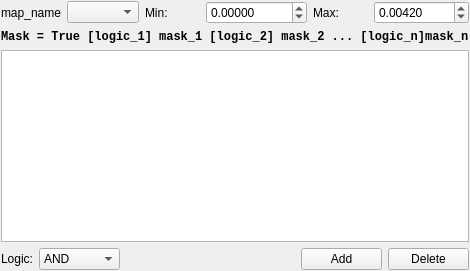
           <widget class="QWidget" name="tab6">
            <attribute name="title">
             <string>Parametrization</string>
            </attribute>
            <layout class="QGridLayout" name="gridLayout_28">
             <property name="leftMargin">
              <number>1</number>
             </property>
             <property name="topMargin">
              <number>1</number>
             </property>
             <property name="rightMargin">
              <number>1</number>
             </property>
             <property name="bottomMargin">
              <number>1</number>
             </property>
             <item row="3" column="1">
              <widget class="QComboBox" name="comboBox_param_logic">
               <item>
                <property name="text">
                 <string>AND</string>
                </property>
               </item>
               <item>
                <property name="text">
                 <string>OR</string>
                </property>
               </item>
               <item>
                <property name="text">
                 <string>NOT</string>
                </property>
               </item>
              </widget>
             </item>
             <item row="3" column="0">
              <widget class="QLabel" name="label_2">
               <property name="sizePolicy">
                <sizepolicy hsizetype="Fixed" vsizetype="Preferred">
                 <horstretch>0</horstretch>
                 <verstretch>0</verstretch>
                </sizepolicy>
               </property>
               <property name="text">
                <string>Logic:</string>
               </property>
              </widget>
             </item>
             <item row="2" column="0" colspan="6">
              <widget class="QTableView" name="tableView">
               <property name="sizePolicy">
                <sizepolicy hsizetype="Expanding" vsizetype="Preferred">
                 <horstretch>0</horstretch>
                 <verstretch>1</verstretch>
                </sizepolicy>
               </property>
              </widget>
             </item>
             <item row="1" column="0" colspan="6">
              <widget class="QLabel" name="label_42">
               <property name="font">
                <font>
                 <family>Consolas</family>
                 <bold>true</bold>
                </font>
               </property>
               <property name="text">
                <string>Mask = True [logic_1] mask_1 [logic_2] mask_2 ... [logic_n]mask_n</string>
               </property>
              </widget>
             </item>
             <item row="0" column="0" colspan="6">
              <layout class="QHBoxLayout" name="horizontalLayout_4">
               <item>
                <widget class="QLabel" name="label_29">
                 <property name="sizePolicy">
                  <sizepolicy hsizetype="Minimum" vsizetype="Minimum">
                   <horstretch>0</horstretch>
                   <verstretch>0</verstretch>
                  </sizepolicy>
                 </property>
                 <property name="text">
                  <string>map_name</string>
                 </property>
                </widget>
               </item>
               <item>
                <widget class="QComboBox" name="comboBox_param_xmap_name"/>
               </item>
               <item>
                <widget class="QLabel" name="label_param_minval">
                 <property name="sizePolicy">
                  <sizepolicy hsizetype="Expanding" vsizetype="Preferred">
                   <horstretch>0</horstretch>
                   <verstretch>0</verstretch>
                  </sizepolicy>
                 </property>
                 <property name="text">
                  <string>Min:</string>
                 </property>
                </widget>
               </item>
               <item>
                <widget class="QDoubleSpinBox" name="doubleSpinBox_param_vbeg">
                 <property name="decimals">
                  <number>5</number>
                 </property>
                 <property name="minimum">
                  <double>-99999.000000000000000</double>
                 </property>
                 <property name="maximum">
                  <double>99999.000000000000000</double>
                 </property>
                 <property name="value">
                  <double>0.000000000000000</double>
                 </property>
                </widget>
               </item>
               <item>
                <widget class="QLabel" name="label_param_maxval">
                 <property name="sizePolicy">
                  <sizepolicy hsizetype="Expanding" vsizetype="Preferred">
                   <horstretch>0</horstretch>
                   <verstretch>0</verstretch>
                  </sizepolicy>
                 </property>
                 <property name="text">
                  <string>Max:</string>
                 </property>
                </widget>
               </item>
               <item>
                <widget class="QDoubleSpinBox" name="doubleSpinBox_param_vend">
                 <property name="decimals">
                  <number>5</number>
                 </property>
                 <property name="minimum">
                  <double>-9999.000000000000000</double>
                 </property>
                 <property name="maximum">
                  <double>9999.000000000000000</double>
                 </property>
                 <property name="value">
                  <double>0.004200000000000</double>
                 </property>
                </widget>
               </item>
              </layout>
             </item>
             <item row="3" column="5">
              <widget class="QPushButton" name="btn_mask_param_delete">
               <property name="sizePolicy">
                <sizepolicy hsizetype="Preferred" vsizetype="Fixed">
                 <horstretch>0</horstretch>
                 <verstretch>0</verstretch>
                </sizepolicy>
               </property>
               <property name="text">
                <string>Delete</string>
               </property>
              </widget>
             </item>
             <item row="3" column="4">
              <widget class="QPushButton" name="btn_mask_param_add">
               <property name="sizePolicy">
                <sizepolicy hsizetype="Preferred" vsizetype="Fixed">
                 <horstretch>0</horstretch>
                 <verstretch>0</verstretch>
                </sizepolicy>
               </property>
               <property name="text">
                <string>Add</string>
               </property>
              </widget>
             </item>
            </layout>
           </widget>
